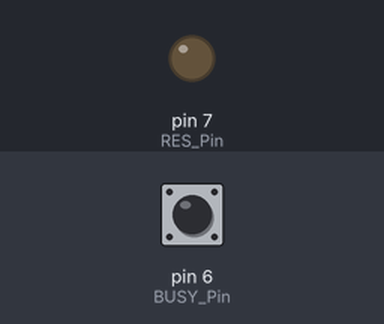
Simulated run of this sketch. Board: Arduino Uno, built for the host (arithmetic inside an expression is 32-bit, double 64-bit). Parts: output pins drawn as LEDs (lit = HIGH). The inputs (shaded band) are chosen by the test bench; at power-on: pin 6 (BUSY_Pin) HIGH. Pins used as bus, display or sensor lines are not drawn. At 22.7 s the program stops and its outputs stay as they are.

Above: at 0.05 s.
At 5.5 s:
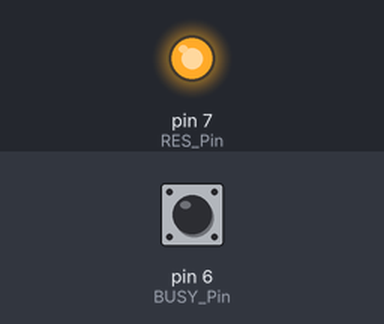
Timing chart, 0 to 14.2 s (numbered marks = the images above):
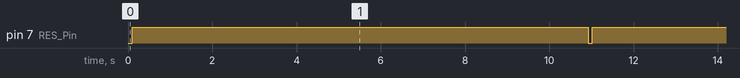

Measured:
- by itself, pin 7 (RES_Pin): alternates HIGH for 10.8 s and LOW for 0.10 s

The sketch:

GDEW0213Z16-TEST2.ino
```cpp
/**
 * 3 Colors ePaper GDEW0213Z16
 * Display SAMPLE Program.
 */
#include <SPI.h>
#include"bitmapdata.h"
#include"image1.h"
#include"image2.h"

int BUSY_Pin = 6;
int RES_Pin = 7;
int DC_Pin = 9;
int CS_Pin = 10;

// ▲▼▲▼▲▼▲▼▲▼▲▼▲▼▲▼▲▼▲▼▲▼
const uint8_t INIT_COMMANDS[] PROGMEM={
  0x06 , 3 , 0x17 , 0x17 , 0x17 , // boost soft start
  0x04 , 0 ,                      // Power on
  0xFE , 0 ,                      // WaitBusy
  0x00 , 1 , 0x0F , // 0x0B - 左右反転 : 0x07 - 上下反転 : 0x03 - 上下左右反転 : 0x0F - Default :Panel setting
  0x61 , 3 , 0x68 , 0x00 , 0xD4 , // resolution setting : 104 x 212
  0x50 , 1 , 0x77 ,               // Vcom and data interval setting
  0xFF , 0 ,
};

// ePaper 初期化：スペックシートの初期化フローの通り
// 0xF0　以降のコマンドはスケッチ制御用の拡張
void EPD_init(void) {
  // -- Hardware Reset --
  digitalWrite(RES_Pin,LOW) ; // Module reset
  delay(100); //At least 10ms
  digitalWrite(RES_Pin,HIGH);
  delay(100);

  // -- ePaper Init --
  digitalWrite(CS_Pin, LOW);
  int p = 0 ;
  while(1) {
    uint8_t cmd = pgm_read_byte(&INIT_COMMANDS[p]) ; p++ ;
    uint8_t cnum= pgm_read_byte(&INIT_COMMANDS[p]) ; p++ ;
    if (cmd == 0xFF) {
      break ;
    } else
    if (cmd == 0xFE) {
      EPD_chkstatus();
    } else {
      digitalWrite(DC_Pin, LOW);
      SPI.transfer(cmd); // Send Comand
      if ( cnum > 0) {
        digitalWrite(DC_Pin, HIGH);
        for (int i=0;i<cnum;i++) {
          uint8_t data = pgm_read_byte(&INIT_COMMANDS[p]) ; p++ ;
          SPI.transfer(data); // Send Data
        }
      }
    }
  }
  digitalWrite(CS_Pin, HIGH);
}

// Display Refresh コマンド送信
void EPD_refresh(void) {
  digitalWrite(CS_Pin, LOW);
  digitalWrite(DC_Pin, LOW);
  SPI.transfer(0x12);          //DISPLAY REFRESH
  digitalWrite(CS_Pin, HIGH);

  delay(100);      //!!!The delay here is necessary, 200uS at least!!!
  EPD_chkstatus();
}

// Deep Sleep　モードに移行
void EPD_sleep(void) {
  digitalWrite(CS_Pin, LOW);
  digitalWrite(DC_Pin, LOW);
  SPI.transfer(0X50);
  digitalWrite(DC_Pin, HIGH);
  SPI.transfer(0xf7);

  digitalWrite(DC_Pin, LOW);
  SPI.transfer(0X02);   //power off

  EPD_chkstatus();

  digitalWrite(DC_Pin, LOW);
  SPI.transfer(0X07);   //deep sleep
  digitalWrite(DC_Pin, HIGH);
  SPI.transfer(0xA5);

  digitalWrite(CS_Pin, HIGH);
}

// Busy信号をチェック、Readyになるまで待つ
void EPD_chkstatus(void) {
  digitalWrite(DC_Pin, LOW);
  do {
    SPI.transfer(0x71);
  } while(digitalRead(BUSY_Pin)==0);
  delay(200) ;
}

// ▲▼▲▼▲▼▲▼▲▼▲▼▲▼▲▼▲▼▲▼▲▼
// 画面初期化：真っ白にする
void PIC_display_Clean(void) {
  digitalWrite(CS_Pin, LOW);

  digitalWrite(DC_Pin, LOW);
  SPI.transfer(0x10);         // Transfer B/W
  digitalWrite(DC_Pin, HIGH);
  for(int i=0;i<2756;i++) {
    SPI.transfer(0xFF) ;
  }

  digitalWrite(DC_Pin, LOW);
  SPI.transfer(0x13);         // Transfer RED
  digitalWrite(DC_Pin, HIGH);
  for(int i=0;i<2756;i++) {
    SPI.transfer(0xFF) ;
  }

  digitalWrite(CS_Pin, HIGH);
}

// 全画面モードで描画
void PIC_display(const uint8_t* picData_BW,const uint8_t* picData_RED) {
  digitalWrite(CS_Pin, LOW);

  if (picData_BW != NULL) {
    digitalWrite(DC_Pin, LOW);
    SPI.transfer(0x10);           // Transfer B/W
    digitalWrite(DC_Pin, HIGH);
    for(int i=0;i<2756;i++) {     // 212x104 (212x13)
      uint8_t data = pgm_read_byte(&picData_BW[i]);
      SPI.transfer(data) ;
    }
  }

  if (picData_RED != NULL) {
    digitalWrite(DC_Pin, LOW);
    SPI.transfer(0x13);           // Transfer RED
    digitalWrite(DC_Pin, HIGH);
    for(int i=0;i<2756;i++) {     // 212x104 (212x13)
      uint8_t data = pgm_read_byte(&picData_RED[i]);
      SPI.transfer(data) ;
    }
  }

  digitalWrite(CS_Pin, HIGH);
}

// 部分表示モードで描画
// flagRED - false:黒で描画  true:赤で描画
void PIC_display_Partial(uint8_t x , uint16_t y , uint8_t w , uint8_t h , uint8_t *ImageAddr,bool flagRED) {
  uint8_t wData , data ;
  digitalWrite(CS_Pin, LOW);

  // --- 描画範囲設定
  int dataSize = w * h ;

  digitalWrite(DC_Pin, LOW);
  SPI.transfer(0x90);           // Partial In
  digitalWrite(DC_Pin, HIGH);
  data = ( x << 3 ) ;
  SPI.transfer(data);           // XS
  data = ( (x + w -1) << 3 ) | 0x03 ;
  SPI.transfer(data);           // XE
  SPI.transfer(0);              // YS
  SPI.transfer(y);              // YS
  SPI.transfer(0);              // YE
  SPI.transfer((y+h-1));        // YE

  digitalWrite(DC_Pin, LOW);
  SPI.transfer(0x91);           // Partial In

  digitalWrite(DC_Pin, LOW);
  data = (flagRED) ? 0x13 : 0x10 ;
  SPI.transfer(data);           // Transfer B/W
  digitalWrite(DC_Pin, HIGH);
  for(int i=0;i<dataSize;i++){
    wData = pgm_read_byte(&ImageAddr[i]) ;
    SPI.transfer(wData);
  }

  digitalWrite(DC_Pin, LOW);
  SPI.transfer(0x92);           // Partial Out

  digitalWrite(CS_Pin, HIGH);
}

// ▲▼▲▼▲▼▲▼▲▼▲▼▲▼▲▼▲▼▲▼▲▼
void setup() {
  SPI.begin();  //SPIを初期化、SCK、MOSI、SSの各ピンの動作は出力、SCK、MOSIはLOW、SSはHIGH
  SPI.setClockDivider(SPI_CLOCK_DIV2);  // 8MHz
  SPI.setBitOrder(MSBFIRST);
  SPI.setDataMode(SPI_MODE0);

  pinMode(BUSY_Pin, INPUT);
  pinMode(RES_Pin, OUTPUT);
  pinMode(DC_Pin, OUTPUT);
  pinMode(CS_Pin, OUTPUT);
}

void loop() {
  while(1) {
    //PICTURE1：全画面モード：トランプ
    EPD_init(); //EPD init
    PIC_display_Clean();
    PIC_display(epd_bitmap_image3B , epd_bitmap_image3R );
    EPD_refresh();//EPD_refresh
    EPD_sleep();//EPD_sleep,Sleep instruction is necessary, please do not delete!!!
    delay(10000);

    //PICTURE2：部分描画モード：ささら＆ゆるぷろ
    EPD_init(); //EPD init
    PIC_display_Clean();
    PIC_display_Partial(0,0,13,129,epd_bitmap_image2,false) ;
    PIC_display_Partial(1,130,10,80,epd_bitmap_image,true) ;
    EPD_refresh();//EPD_refresh
    EPD_sleep();//EPD_sleep,Sleep instruction is necessary, please do not delete!!!
    delay(10000);

    //PICTURE Clean
    EPD_init(); //EPD init
    PIC_display_Clean();
    EPD_refresh();//EPD_refresh
    EPD_sleep();//EPD_sleep,Sleep instruction is necessary, please do not delete!!!
    while(1);
  }
}
```

Source omitted: bitmapdata.h (data table, 5036 bytes), image1.h (data table, 10466 bytes), image2.h (data table, 34283 bytes)
